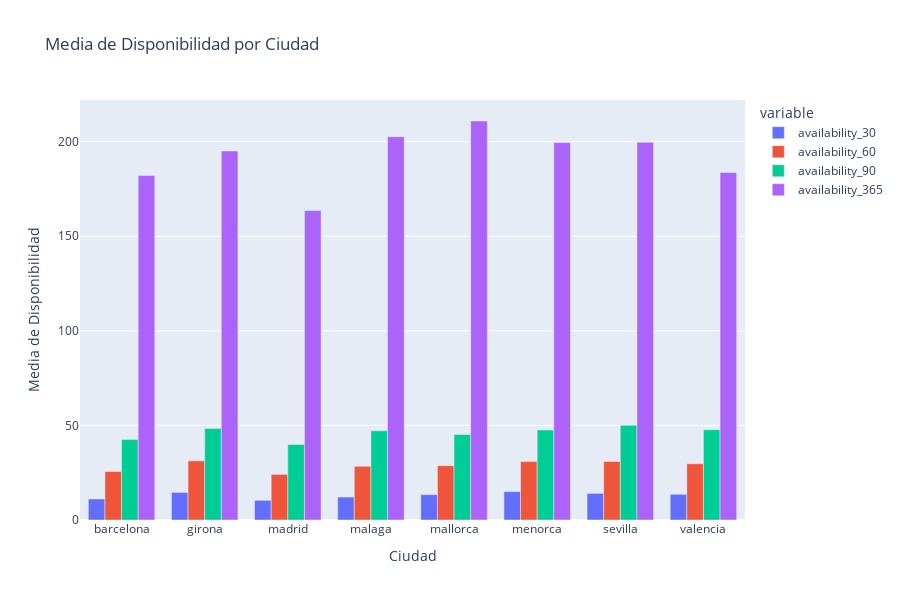

Source (notebook cell):
### Code cell
# Crear el gráfico de barras agrupadas
fig = px.bar(
    media_disp_ciudad,
    x='city',
    y=['availability_30', 'availability_60', 'availability_90', 'availability_365'],
    title='Media de Disponibilidad por Ciudad',
    labels={'value': 'Media de Disponibilidad', 'city': 'Ciudad'},
    height=600
)

# barras agrupadas
fig.update_layout(barmode='group')

fig.show()

### Figure 1 — Plotly figure (JSON) as saved in the notebook; plotly's stock layout.template omitted (floating-point values rounded to 4 significant figures)
{"data": [{"hovertemplate": "variable=availability_30<br>Ciudad=%{x}<br>Media de Disponibilidad=%{y}<extra></extra>", "legendgroup": "availability_30", "marker": {"color": "#636efa", "pattern": {"shape": ""}}, "name": "availability_30", "orientation": "v", "showlegend": true, "textposition": "auto", "type": "bar", "x": ["barcelona", "girona", "madrid", "malaga", "mallorca", "menorca", "sevilla", "valencia"], "xaxis": "x", "y": [11.11, 14.59, 10.41, 12.14, 13.41, 14.99, 14.06, 13.59], "yaxis": "y"}, {"hovertemplate": "variable=availability_60<br>Ciudad=%{x}<br>Media de Disponibilidad=%{y}<extra></extra>", "legendgroup": "availability_60", "marker": {"color": "#EF553B", "pattern": {"shape": ""}}, "name": "availability_60", "orientation": "v", "showlegend": true, "textposition": "auto", "type": "bar", "x": ["barcelona", "girona", "madrid", "malaga", "mallorca", "menorca", "sevilla", "valencia"], "xaxis": "x", "y": [25.63, 31.27, 24.12, 28.43, 28.7, 30.88, 30.92, 29.73], "yaxis": "y"}, {"hovertemplate": "variable=availability_90<br>Ciudad=%{x}<br>Media de Disponibilidad=%{y}<extra></extra>", "legendgroup": "availability_90", "marker": {"color": "#00cc96", "pattern": {"shape": ""}}, "name": "availability_90", "orientation": "v", "showlegend": true, "textposition": "auto", "type": "bar", "x": ["barcelona", "girona", "madrid", "malaga", "mallorca", "menorca", "sevilla", "valencia"], "xaxis": "x", "y": [42.5, 48.35, 39.95, 47.13, 45.17, 47.54, 50.05, 47.72], "yaxis": "y"}, {"hovertemplate": "variable=availability_365<br>Ciudad=%{x}<br>Media de Disponibilidad=%{y}<extra></extra>", "legendgroup": "availability_365", "marker": {"color": "#ab63fa", "pattern": {"shape": ""}}, "name": "availability_365", "orientation": "v", "showlegend": true, "textposition": "auto", "type": "bar", "x": ["barcelona", "girona", "madrid", "malaga", "mallorca", "menorca", "sevilla", "valencia"], "xaxis": "x", "y": [182.1, 195.1, 163.6, 202.7, 210.9, 199.5, 199.8, 183.8], "yaxis": "y"}], "layout": {"barmode": "group", "height": 600, "legend": {"title": {"text": "variable"}, "tracegroupgap": 0}, "title": {"text": "Media de Disponibilidad por Ciudad"}, "xaxis": {"anchor": "y", "domain": [0, 1], "title": {"text": "Ciudad"}}, "yaxis": {"anchor": "x", "domain": [0, 1], "title": {"text": "Media de Disponibilidad"}}}}
